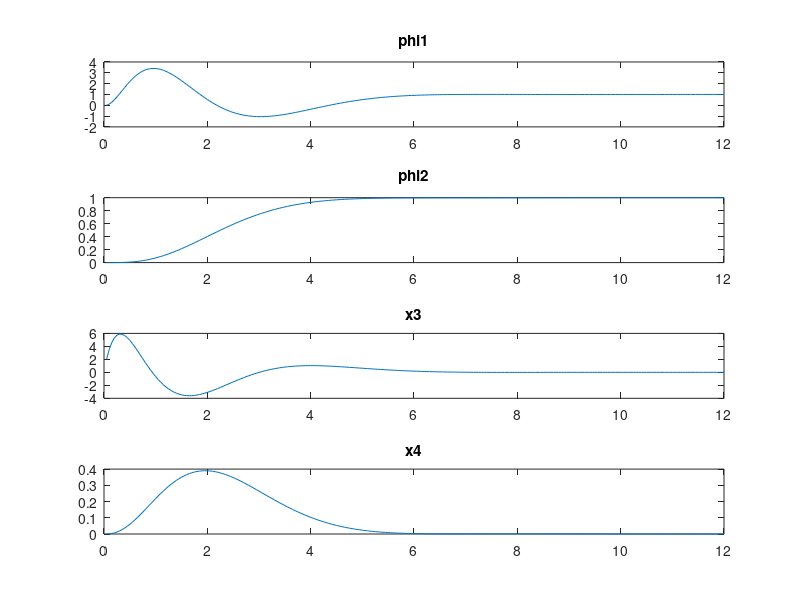
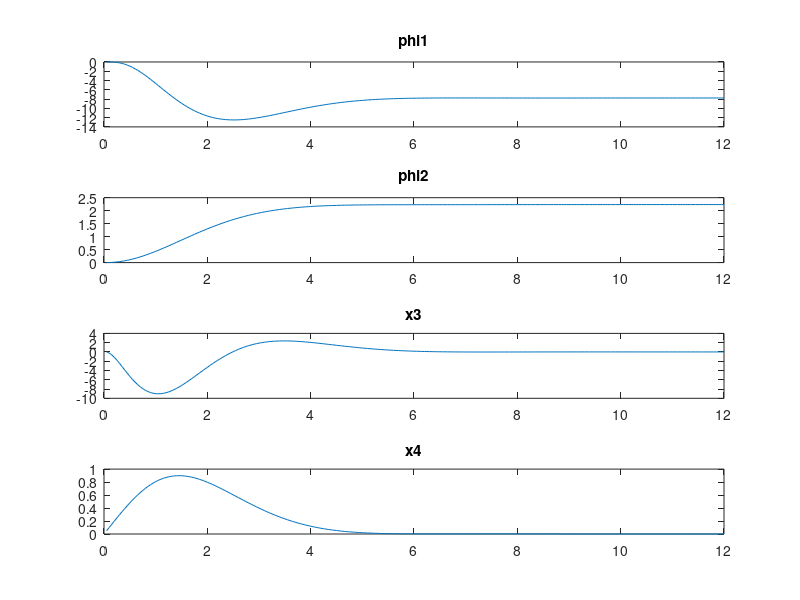

Write the MATLAB code that produced these figures, in order.
J1 = 10/9;
J2 = 10;
c = 0.1;
k = 1;
kI = 1;
omega0 = sqrt(k * (J1+ J2)/(J1*J2));
A = [0 0 1 0;
     0 0 0 1;
     -k/(J1*omega0) k/(J1*omega0) -c/J1 c/J1;
     k/(J2*omega0) -k/(J2*omega0) c/J2 -c/J2];
B = [0;0;kI/omega0;0];
C = [1,1,1,1];
%% part2
e = eig(A);
%% part3
p = [-2,-1,-1+1i,-1-1i];
K = place(A,B,p);
C = K;

%% part4 1
time_initial = 0; 
time_final = 12;
time_step = 0.05; % sec
time_vec = time_initial:time_step:time_final;
max_iter = length(time_vec);

state = zeros(4,1);
state(1)  = 0;    
state(2)  = 0;    
state(3)  = 0;    
state(4)  = 0;   

history = zeros(4,max_iter-1);
for iter = 1:max_iter-1   
    state_ref = [1;1;0;0];
    state_error = state_ref - state;
    I = K * state_error;
    timeint = time_vec(iter:iter+1);
    dynamic = @(state,I) A*state + B*I;
    [tsave, xsave] = ode45(@(t,s) dynamic(state,I), timeint, state);
    state = xsave(end, :)';
    history(:,iter) = state;
end
figure()
subplot(4,1, 1);
plot(time_vec(1,2:end),history(1,:));
title("phi1")
subplot(4,1, 2);
plot(time_vec(1,2:end),history(2,:));
title("phi2")
subplot(4,1, 3);
plot(time_vec(1,2:end),history(3,:));
title("x3")
subplot(4,1, 4);
plot(time_vec(1,2:end),history(4,:));
title("x4")

%% part4 2
time_initial = 0; 
time_final = 12;
time_step = 0.05; % sec
time_vec = time_initial:time_step:time_final;
max_iter = length(time_vec);

state = zeros(4,1);
state(1)  = 0;    
state(2)  = 0;    
state(3)  = 0;    
state(4)  = 0;   
B_disturb = [0;0;0;1/omega0];
history = zeros(4,max_iter-1);
for iter = 1:max_iter-1   
    state_ref = [0;0;0;0];
    state_error = state_ref - state;
    I = K * state_error;
    timeint = time_vec(iter:iter+1);
    dynamic = @(state,I) A*state + B*I + B_disturb;
    [tsave, xsave] = ode45(@(t,s) dynamic(state,I), timeint, state);
    state = xsave(end, :)';
    history(:,iter) = state;
end
figure()
subplot(4,1, 1);
plot(time_vec(1,2:end),history(1,:));
title("phi1")
subplot(4,1, 2);
plot(time_vec(1,2:end),history(2,:));
title("phi2")
subplot(4,1, 3);
plot(time_vec(1,2:end),history(3,:));
title("x3")
subplot(4,1, 4);
plot(time_vec(1,2:end),history(4,:));
title("x4")

